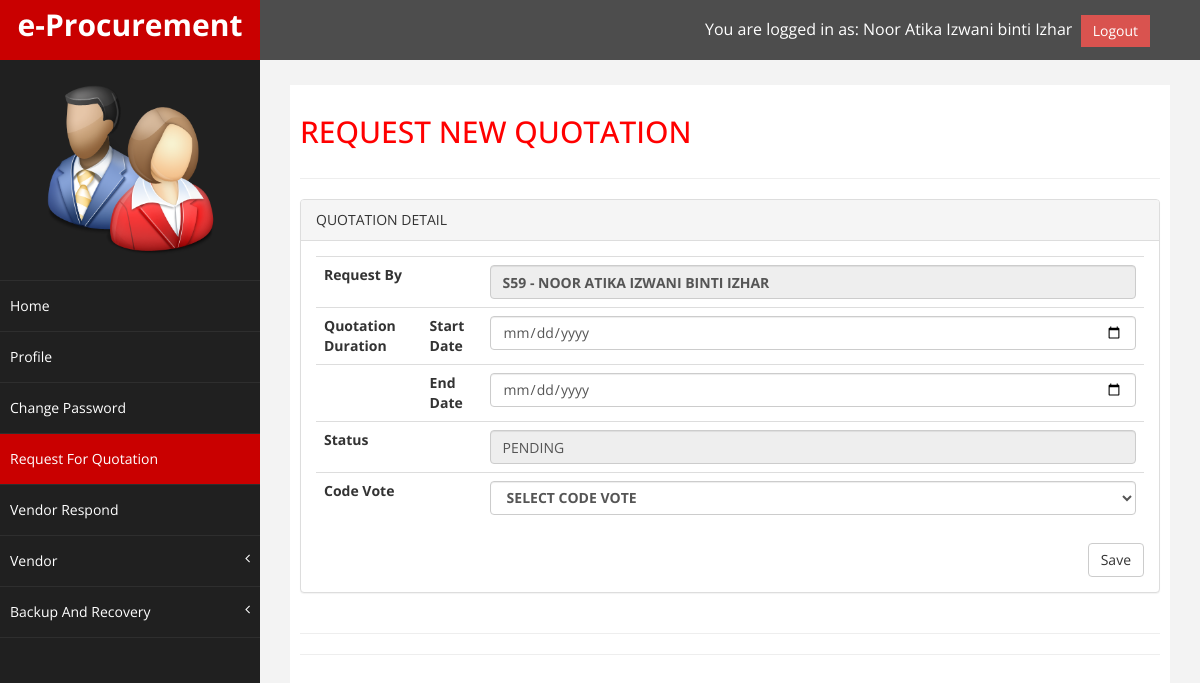
The page /Staff/S_Quotation_Add.php (signed in) on the database its author committed.
### tables this page shows
CREATE TABLE `staff` (
  `StaffID` varchar(10) NOT NULL DEFAULT '0',
  `StaffUsername` varchar(255) NOT NULL,
  `StaffPassword` varchar(255) NOT NULL,
  `StaffName` varchar(255) NOT NULL,
  `StaffOfficeNo` varchar(15) DEFAULT NULL,
  `StaffPhoneNo` varchar(15) DEFAULT NULL,
  `roleID` int(11) NOT NULL DEFAULT '1',
  `StaffEmail` varchar(255) DEFAULT NULL,
  PRIMARY KEY (`StaffID`)
);

### Staff/S_Quotation_Add.php (the view, shortened to what this page needs)
<?php
		require_once("../connection.php");
?>
<!DOCTYPE html>
<html xmlns="http://www.w3.org/1999/xhtml">
<head>
    <link href="../assets/css/bootstrap.css" rel="stylesheet" />
    <link href="../assets/css/font-awesome.css" rel="stylesheet" />
    <link href="../assets/css/custom.css" rel="stylesheet" />
</head>
<body>
    <div id="wrapper">
        <nav class="navbar navbar-default navbar-cls-top " role="navigation" style="margin-bottom: 0">
            <div class="navbar-header">
                <a class="navbar-brand" href="../index.html">e-Procurement</a>
            </div>
			<div style="color: white; padding: 15px 50px 5px 50px; float: right; font-size: 16px;">
			<?php
			$sql_displayname = "SELECT * FROM staff WHERE StaffID='".$_SESSION['StaffID']."' ";
			$dn_displayname =mysqli_query($DBConn,$sql_displayname)or die (mysqli_error());
			$row=mysqli_fetch_assoc($dn_displayname);
			?>
				You are logged in as: <?php echo $row['StaffName'];?>&nbsp; <a href="../index.php" class="btn btn-danger square-btn-adjust">Logout</a>
			</div>
        </nav>
        <nav class="navbar-default navbar-side" role="navigation">
            <div class="sidebar-collapse">
                <ul class="nav" id="main-menu">
					<li class="text-center">
						<img src="../Image/user.png" class="user-image img-responsive"/>
					</li>
                    <li>
                        <a href="S_Home.php"> Home</a>
                    </li>
                    <li>
                        <a href="S_Manage_Account.php"> Profile</a>
                    </li>
					<li>
                        <a class="" href="S_Manage_Password.php"> Change Password</a>
                    </li>
					<li>
                        <a class="active-menu" href="S_List_Of_RFQ.php"> Request For Quotation</a>
                    </li>
					<li>
                        <a href="S_Vendor_Respond.php"> Vendor Respond</a>
                    </li>
                    <li>
                        <a href="#"> Vendor<span class="fa arrow"></span></a>
                    </li>
					<li>
						<a href="#"> Backup And Recovery<span class="fa arrow"></span></a>
					</li>
                </ul>
            </div>
        </nav>
        <div id="page-wrapper" >
            <div id="page-inner">
                <div class="row">
                    <div class="col-md-12">
						<h2> REQUEST NEW QUOTATION </h2>
					</div>
				</div>
				<hr />
				<div class="row">
                    <div class="col-md-12">
						<form action='S_Quotation_Add_Insert.php' method='post'>
						<div class='panel panel-default'>
							<div class='panel-heading'>QUOTATION DETAIL</div>
							<div class='panel-body'>
								<table class='table'>
								<tr>
									<th colspan ='2' width='20%'>Request By</th>
                                    <th><input type='text' style="text-transform:uppercase" class="form-control" id="StaffName" readonly value="<?php echo $row['StaffID'] .' - ' .$row['StaffName']?>"/></th>
								</tr>
								<tr>
									<th>Quotation Duration</th>
                                     <th>Start Date</th>
                                     <td><input type='date' class="form-control" id="RFQStartDate" name="RFQStartDate"></td>
								</tr>
                                <tr>
									<th></th>
                                     <th>End Date</th>
                                     <td><input type='date' class="form-control" id="RFQEndDate" name="RFQEndDate"></td>
								</tr>
                                <tr>
							        <th>Status</th>
                                     <th></th>
                                      <td><input type='text' class="form-control" id="RFQStatus" disabled value='PENDING'></td>
  		                        </tr>
								<tr>
									<th  colspan ='2' width ='20%'>Code Vote</th>
									<th><select name="CodeVoteID" class='form-control' >
									<option value=''>SELECT CODE VOTE</option>
									</select>
									</th>
								</tr>
								</table>
								<div align='right'>
									<input type='submit' class="btn btn-default" value='Save'>
								</div>
							</div>
						</div>
						</form>
                    </div>
                </div>
                <hr />
                <hr />
			</div>
        </div>
    </div>
</body>
</html>

### assets/css/custom.css (style rules this page uses)
body { font-family: 'Open Sans', sans-serif; }
#wrapper { width: 100%; background:#202020; }
#page-wrapper { padding: 15px 15px; min-height: 600px; background:#F3F3F3; }
#page-inner { width:100%; margin:10px 20px 10px 0px; background-color:#fff!important; padding:10px; min-height:1200px; }
.text-center { text-align:center; }
h2 { color: #f00; }
.square-btn-adjust { border: 0px solid transparent; -webkit-border-radius: 0px; -moz-border-radius: 0px; border-radius: 0px; }
.user-image { margin: 25px auto; -webkit-border-radius: 10px; -moz-border-radius: 10px; border-radius: 10px; max-height:170px; max-width:170px; }
.navbar-cls-top .navbar-brand { color: #fff; background: #C90000; width: 260px; text-align: center; height: 60px; font-size: 30px; font-weight: 700; }
.active-menu { background-color:#C90000!important; }
.arrow { float: right; }
.fa.arrow:before { content: "\f104"; }
.sidebar-collapse , .sidebar-collapse .nav { background:none; }
.sidebar-collapse .nav { padding:0; }
.sidebar-collapse .nav > li > a { color:#fff; background:#202020; text-shadow:none; }
.sidebar-collapse > .nav > li > a { padding:15px 10px; }
.sidebar-collapse > .nav > li { border-bottom: 1px solid rgba(107, 108, 109, 0.19); }
.navbar-side { border:none; background-color: #202020; }
.navbar-cls-top { background:#4D4D4D; border-bottom:none; }
.navbar-default { border:0px solid black; }
.navbar-header { background: #A70303; }
@media (min-width:768px) { #page-wrapper { margin: 0 0 0 260px; padding: 15px 30px; min-height: 1200px; } }
@media (min-width:768px) { .navbar-side { z-index: 1; position: absolute; width: 260px; } }
@media (min-width:768px) { .navbar { border-radius: 0px; } }

### rows shown on the page
staff: StaffName "Noor Atika Izwani binti Izhar", StaffID+StaffName "S59 - Noor Atika Izwani binti Izhar"
